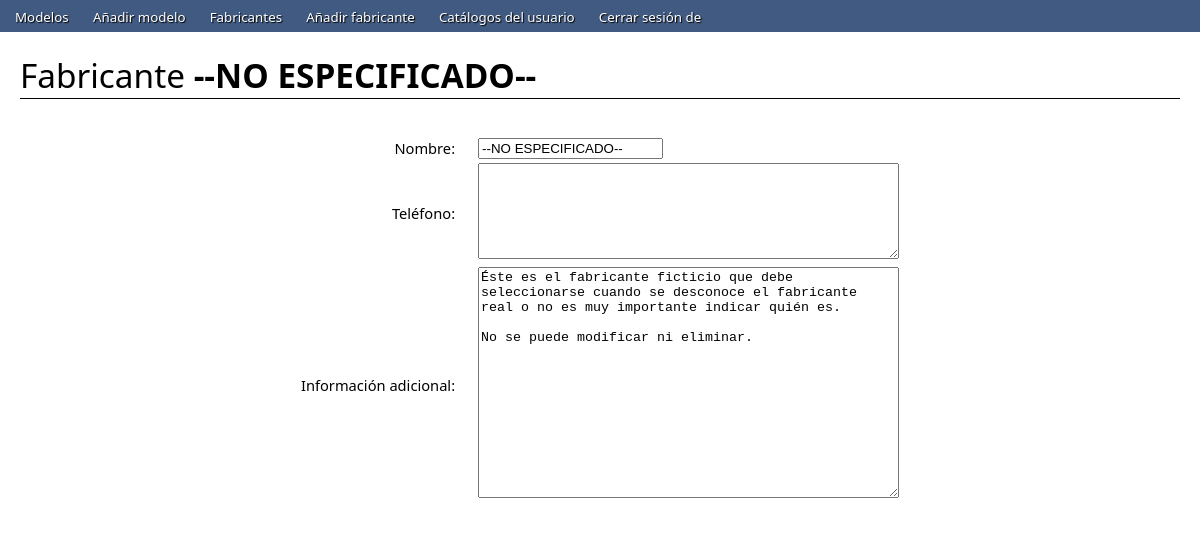
/fabricante.php?id=1 (signed in), run on the app's committed database.
### tables this page shows
create table fabricantes
(
	id int auto_increment,
	nombre varchar(50),
	telefono varchar(500),
	informacion_adicional varchar(5000),
	fecha_insercion datetime not null,
	primary key (id),
	unique (nombre)
);

### minilibreria.php (called while the page is built, shortened)
<?php
	require_once 'BD.php';
	require_once 'ENFabricante.php';
	function filtrarCadena($cadena)
	{
		if ($cadena != NULL)
		{
			if (is_string($cadena))
			{
				$cadena = str_replace("'", "", $cadena);
				$cadena = str_replace("\\", "", $cadena);
				$cadena = str_replace("\"", "", $cadena);
				$cadena = str_replace("=", "", $cadena);
				$cadena = str_replace(">", "", $cadena);
				$cadena = str_replace("<", "", $cadena);
				$cadena = str_replace("\/", "", $cadena);
				$cadena = str_replace("/", "", $cadena);
				$cadena = str_replace("%", "", $cadena);
				$cadena = str_replace(";", ":", $cadena);
				$cadena = str_replace("|", "", $cadena);
				$cadena = str_replace("&", "", $cadena);
				return $cadena;
			}
		}
		return "";
	}
?>

### CADFabricante.php (called while the page is built, shortened)
<?php
require_once 'BD.php';
require_once 'ENFabricante.php';
class CADFabricante
{
	private static function obtenerDatos($fila)
	{
		$fabricante = new ENFabricante;
		$fabricante->setId($fila[0]);
		$fabricante->setNombre(utf8_encode($fila[1]));
		$fabricante->setTelefono(utf8_encode($fila[2]));
		$fabricante->setInformacionAdicional(utf8_encode($fila[3]));
		return $fabricante;
	}
	public static function obtenerPorId($id)
	{
		$fabricante = NULL;
		try
		{
			$sentencia = "select * from fabricantes where id = ".$id."";
			$resultado = mysql_query($sentencia, BD::conectar());
			if ($resultado)
			{
				$fila = mysql_fetch_array($resultado);
				if ($fila)
				{
					$fabricante = self::obtenerDatos($fila);
				}
			}
			else
			{
				Logger::error("<CADFabricante::obtenerPorId(id)>".mysql_error());
			}
		}
		catch (Exception $e)
		{
			Logger::error("<CADFabricante::obtenerPorId(id) ".$e->getMessage());
			$fabricante = NULL;
		}
		return $fabricante;
	}
}
?>

### BD.php (called while the page is built, shortened)
<?php
class BD
{
	private static $ip;
	private static $usuario;
	private static $contrasena;
	public static function espeficarDatos($ip, $usuario, $contrasena, $nombreBd)
	{
		self::$ip = $ip;
		self::$usuario = $usuario;
		self::$contrasena = $contrasena;
	}
	public static function conectar()
	{
		if (!($conexion=mysql_connect(self::$ip,self::$usuario,self::$contrasena)))
		{
			Logger::error("<BD::conectar> No se pudo conectar al servidor de la base de datos.");
			$conexion = NULL;
		}
		return $conexion;
	}
}
?>

### ENFabricante.php (called while the page is built, shortened)
<?php
require_once('CADFabricante.php');
class ENFabricante
{
	private $id;
	private $nombre;
	private $informacion_adicional;
	public function  __construct($nombre="")
	{
		$this->id = 0;
		$this->nombre = $nombre;
		$this->informacion_adicional = "";
	}
	public function setId($id)
	{
		if (is_numeric($id))
		{
			if ($id > 0 && $this->id == 0)
			{
				$this->id = $id;
				return true;
			}
		}
		return false;
	}
	public function getNombre()
	{
		return $this->nombre;
	}
	public function setNombre($nombre)
	{
		if (is_string($nombre))
		{
			$this->nombre = $nombre;
			return true;
		}
		else
		{
			return false;
		}
	}
	public function setTelefono($telefono)
	{
		if (is_string($telefono))
		{
			return true;
		}
		else
		{
			return false;
		}
	}
	public function getInformacionAdicional()
	{
		return $this->informacion_adicional;
	}
	public function setInformacionAdicional($informacion_adicional)
	{
		if (is_string($informacion_adicional))
		{
			$this->informacion_adicional = $informacion_adicional;
			return true;
		}
		else
		{
			return false;
		}
	}
	public static function obtenerPorId($id)
	{
		return CADFabricante::obtenerPorId($id);
	}
}
?>

### fabricante.php (the view, shortened to what this page needs)
<?php
	require_once 'minilibreria.php';
	$operacion = "insertar";
	$nombre = "";
	$informacion_adicional = "";
	$soloLectura = "";
	if ($_GET["id"] != NULL)
	{
		$objetoFabricante = ENFabricante::obtenerPorId(filtrarCadena($_GET["id"]));
		if ($objetoFabricante != NULL)
		{
			$operacion = "editar";
			$soloLectura = " readonly=\"readonly\" ";
			$nombre = $objetoFabricante->getNombre();
			$informacion_adicional = $objetoFabricante->getInformacionAdicional();
		}
	}
?>
<!DOCTYPE html PUBLIC "-//W3C//DTD XHTML 1.0 Strict//EN" "http://www.w3.org/TR/xhtml1/DTD/xhtml1-strict.dtd">
<html xmlns="http://www.w3.org/1999/xhtml" xml:lang="en" lang="en">
	<head>
		<link rel="stylesheet" media="all" type="text/css" href="estilo/estilo.css" />
	</head>
	<body>
		<div id="contenedor">
			<div id="menu">
				<?php include 'menu.php'; ?>
			</div>
			<div id="contenido">
				<div id="titulo">
					<?php
						if ($operacion == "insertar")
							echo "<p>Añadir un nuevo fabricante</p>";
						else
							echo "<p>Fabricante <strong>$nombre</strong></p>";
					?>
				</div>
				<?php include 'mensajes.php'; ?>
				<div id="panel">
					<form id="formularioeditarfabricante" action="operarfabricante.php" method="post" onsubmit="return validarFabricante(this);">
						<table class="insertiva">
							<tr>
								<td class="etiqueta">Nombre:</td>
								<td>
									<input type="text" name="nombre" autocomplete="off" <?php echo $soloLectura; ?> value="<?php echo $nombre; ?>"/>
								</td>
							</tr>
							<tr>
								<td class="etiqueta">Teléfono:</td>
								<td><textarea rows="6" cols="50" name="telefono" autocomplete="off" <?php echo $soloLectura; ?>><?php echo $telefono; ?></textarea></td>
							</tr>
							<tr>
								<td class="etiqueta">Información adicional:</td>
								<td><textarea rows="15" cols="50" name="informacion_adicional" autocomplete="off" <?php echo $soloLectura; ?>><?php echo $informacion_adicional; ?></textarea></td>
							</tr>
						</table>
					</form>
				</div>
			</div>
		</div>
	</body>
</html>

### estilo/estilo.css (style rules this page uses)
* { margin: 0; text-decoration: none; }
body { font-family: Sans, sans, Verdana, 'DejaVu Sans', Arial, Calibri; background-color: #fff; }
#menu { background-color: #415a82; padding: 5px; }
#contenido { background-color: #fff; height: 100%; }
#titulo { padding: 20px; padding-bottom: 10px; font-size: 25pt; }
#titulo p { border-bottom: 1px solid #000; }
#panel { padding: 20px; padding-top: 25px; font-size: 11pt; background-color: #fff; }
#panel table.insertiva { margin: auto; font-size: 11pt; }
#panel table.insertiva td.etiqueta { text-align: right; padding-right: 20px; }

### data on the page
fabricantes: nombre "--NO ESPECIFICADO--", informacion_adicional "Éste es el fabricante ficticio que debe seleccionarse cuando se desconoce el fabricante real o no es muy importante indicar quién es. No se puede modificar ni eliminar."
